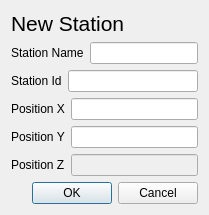
<?xml version="1.0" encoding="UTF-8"?>
<ui version="4.0">
 <class>StationDialog</class>
 <widget class="QDialog" name="StationDialog">
  <property name="windowModality">
   <enum>Qt::ApplicationModal</enum>
  </property>
  <property name="geometry">
   <rect>
    <x>0</x>
    <y>0</y>
    <width>400</width>
    <height>200</height>
   </rect>
  </property>
  <property name="sizePolicy">
   <sizepolicy hsizetype="Fixed" vsizetype="Fixed">
    <horstretch>1</horstretch>
    <verstretch>1</verstretch>
   </sizepolicy>
  </property>
  <property name="minimumSize">
   <size>
    <width>400</width>
    <height>200</height>
   </size>
  </property>
  <property name="windowTitle">
   <string>Dialog</string>
  </property>
  <property name="modal">
   <bool>true</bool>
  </property>
  <layout class="QVBoxLayout" name="verticalLayout_2">
   <property name="sizeConstraint">
    <enum>QLayout::SetFixedSize</enum>
   </property>
   <item>
    <layout class="QVBoxLayout" name="verticalLayout">
     <property name="sizeConstraint">
      <enum>QLayout::SetFixedSize</enum>
     </property>
     <item>
      <widget class="QLabel" name="label_5">
       <property name="font">
        <font>
         <pointsize>16</pointsize>
        </font>
       </property>
       <property name="text">
        <string>New Station</string>
       </property>
      </widget>
     </item>
     <item>
      <layout class="QHBoxLayout" name="horizontalLayout" stretch="1,3">
       <item>
        <widget class="QLabel" name="label">
         <property name="text">
          <string>Station Name</string>
         </property>
        </widget>
       </item>
       <item>
        <widget class="QLineEdit" name="le_station_name"/>
       </item>
      </layout>
     </item>
     <item>
      <layout class="QHBoxLayout" name="horizontalLayout_5" stretch="1,3">
       <item>
        <widget class="QLabel" name="label">
         <property name="text">
          <string>Station Id</string>
         </property>
        </widget>
       </item>
       <item>
        <widget class="QLineEdit" name="le_station_id"/>
       </item>
      </layout>
     </item>
     <item>
      <layout class="QHBoxLayout" name="horizontalLayout_2" stretch="1,3">
       <item>
        <widget class="QLabel" name="label_2">
         <property name="text">
          <string>Position X</string>
         </property>
        </widget>
       </item>
       <item>
        <widget class="QLineEdit" name="le_pos_x"/>
       </item>
      </layout>
     </item>
     <item>
      <layout class="QHBoxLayout" name="horizontalLayout_3" stretch="1,3">
       <item>
        <widget class="QLabel" name="label_3">
         <property name="text">
          <string>Position Y</string>
         </property>
        </widget>
       </item>
       <item>
        <widget class="QLineEdit" name="le_pos_y"/>
       </item>
      </layout>
     </item>
     <item>
      <layout class="QHBoxLayout" name="horizontalLayout_4" stretch="1,3">
       <item>
        <widget class="QLabel" name="label_4">
         <property name="text">
          <string>Position Z</string>
         </property>
        </widget>
       </item>
       <item>
        <widget class="QLineEdit" name="le_pos_z">
         <property name="enabled">
          <bool>false</bool>
         </property>
        </widget>
       </item>
      </layout>
     </item>
     <item>
      <widget class="QDialogButtonBox" name="buttonBox">
       <property name="standardButtons">
        <set>QDialogButtonBox::Cancel|QDialogButtonBox::Ok</set>
       </property>
      </widget>
     </item>
    </layout>
   </item>
  </layout>
 </widget>
 <resources/>
 <connections/>
</ui>
